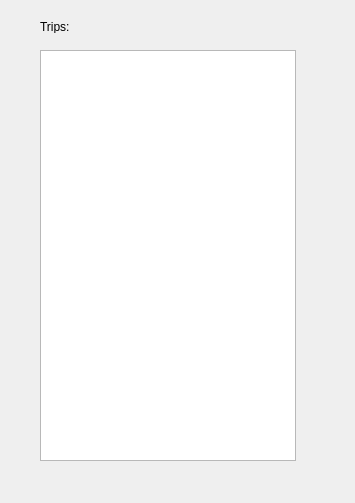
<?xml version="1.0" encoding="UTF-8"?>
<ui version="4.0">
 <class>tripSummary</class>
 <widget class="QDialog" name="tripSummary">
  <property name="geometry">
   <rect>
    <x>0</x>
    <y>0</y>
    <width>355</width>
    <height>503</height>
   </rect>
  </property>
  <property name="windowTitle">
   <string>Dialog</string>
  </property>
  <widget class="QTableView" name="window">
   <property name="geometry">
    <rect>
     <x>40</x>
     <y>50</y>
     <width>256</width>
     <height>411</height>
    </rect>
   </property>
  </widget>
  <widget class="QLabel" name="label">
   <property name="geometry">
    <rect>
     <x>40</x>
     <y>20</y>
     <width>47</width>
     <height>13</height>
    </rect>
   </property>
   <property name="text">
    <string>Trips:</string>
   </property>
  </widget>
 </widget>
 <resources/>
 <connections/>
</ui>
